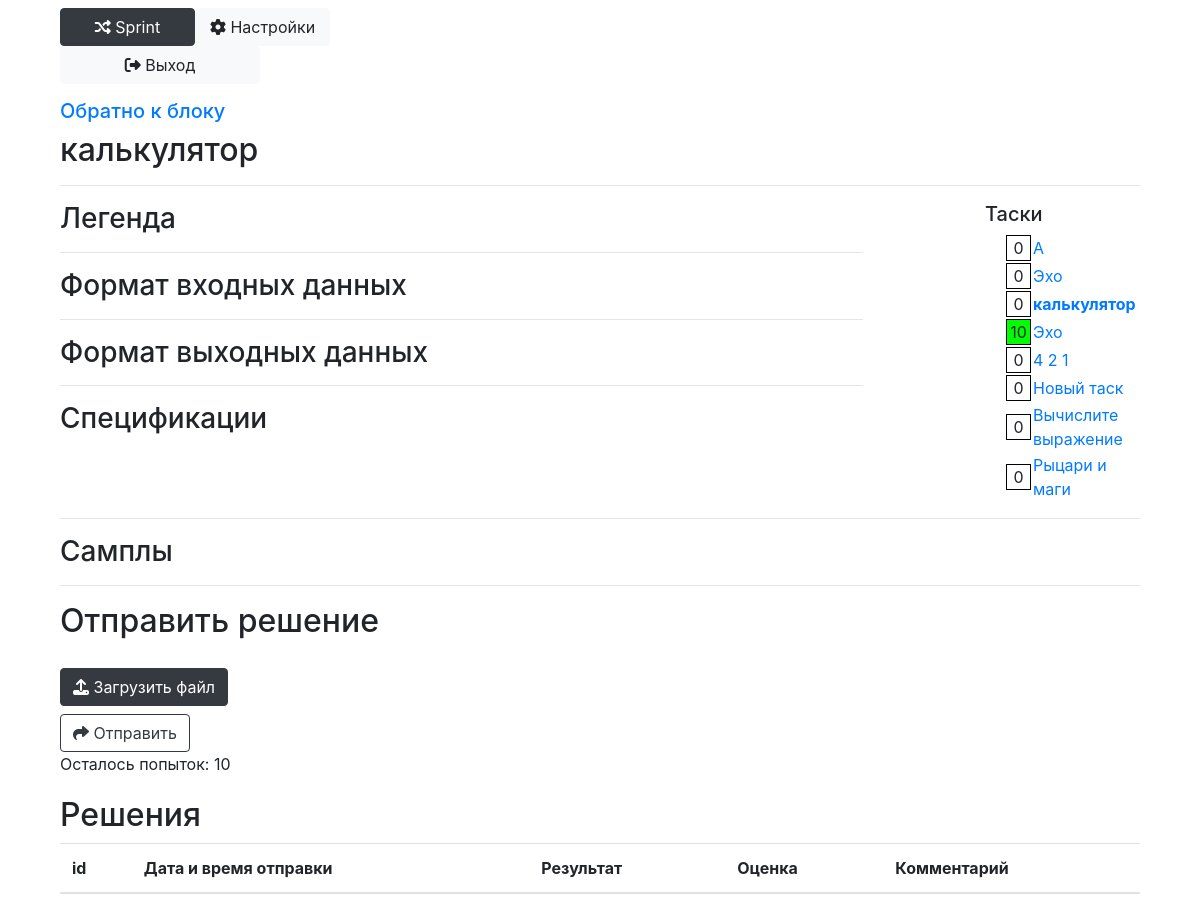
The page /task?id=11 (signed in) on the database its author committed.
### Main/models.py (models this page shows, shortened)
class Task(models.Model):
    name = models.TextField()
    block = models.ForeignKey(Block, on_delete=models.CASCADE)
    legend = models.TextField(default='')
    input = models.TextField(default='')
    output = models.TextField(default='')
    specifications = models.TextField(default='')
    time_limit = models.IntegerField(default=10000)
    weight = models.FloatField(default=1.0)
    max_mark = models.IntegerField(default=10)
    max_solutions_count = models.IntegerField(default=10)
    show_result = models.BooleanField(default=True)
    show_details = models.BooleanField(default=False)
    full_solution = models.BooleanField(default=False)
    mark_formula = models.TextField(default='None')
    priority = models.IntegerField(default=5)
    @property
    def samples(self):
        return [{
                'input': file,
                'output': file.answer
            } for file in ExtraFile.objects.filter(task=self, sample=True).order_by('filename')]

### Main/views.py (the view, shortened to what this page needs)
# urls.py: path('task', views.task),
def task(request):
    current_task = Task.objects.get(id=request.GET['id'])
    user = request.user
    if not check_permission_block(user, current_task.block):
        return HttpResponseRedirect('/main')
    can_send = can_send_solution(user, current_task)
    return render(request, 'task.html', context={'task': current_task,
                                                 'solutions': reversed(Solution.objects.filter(task=current_task, user=user)),
                                                 'can_send': can_send,
                                                 'can_edit': check_admin_on_course(request.user, current_task.block.course)})

### Main/context_processors.py (called while the page is built)
def attributes(request):
	return {
		'current_page': 'settings' if '/settings' == request.path else 'admin' if '/admin/' in request.path else 'main',
		'is_admin': check_admin(request.user)
	}

### Main/main.py (called while the page is built)
def check_login(user):
    return user.is_authenticated

def check_admin(user):
    if check_teacher(user):
        return True
    if not check_login(user):
        return False
    return len(Subscribe.objects.filter(user=user, is_assistant=True)) > 0

def check_teacher(user):
    return user.is_staff and check_login(user)

def courses_available(user):
    if user.is_superuser:
        return Course.objects.all()
    else:
        return [s.course for s in Subscribe.objects.filter(user=user)]

def blocks_available(user):
    courses = courses_available(user)
    blocks = {}
    is_admin = check_admin(user)
    for course in courses:
        if is_admin:
            blocks[course] = Block.objects.filter(
                course=course
            )
        else:
            blocks[course] = Block.objects.filter(
                opened=True,
                time_start__lte=timezone.now(),
                course=course
            )
    return blocks

def can_send_solution(user, task):
    if user.is_superuser:
        return True
    try:
        s = Subscribe.objects.get(course=task.block.course, user=user)
    except ObjectDoesNotExist:
        return False
    if s.is_assistant:
        return True
    return task.block.time_start <= timezone.now() <= task.block.time_end and task.max_solutions_count > len(Solution.objects.filter(user=user, task=task)) and task.block.opened

def check_permission_block(user, block):
    blocks = blocks_available(user)
    for course in blocks.keys():
        if block in blocks[course]:
            return True
    return False

def check_admin_on_course(user, course):
    if user.is_superuser:
        return True
    try:
        s = Subscribe.objects.get(user=user, course=course)
    except ObjectDoesNotExist:
        return False
    return s.is_assistant or user.is_staff

### Main/models.py (called while the page is built)
    @property
    def tasks(self):
        return Task.objects.filter(block=self)

### Main/templatetags/filters.py (called while the page is built)
@register.filter('mark_for_task')
def mark_for_task(task, user):
    try:
        return round(list(Solution.objects.filter(task=task, user=user, mark__isnull=False))[-1].mark * 10 / task.max_mark)
    except IndexError:
        return 0

@register.filter('marked')
def marked(mark):
    return mark != -1

### templates/task.html (shortened to what this page needs)
{% extends 'base.html' %}
{% load filters %}
{% block onload %}doPoll(){% endblock %}
{% block content %}
        <h5>
            <a href="/block?id={{ task.block.id }}">Обратно к блоку</a>
        </h5>
        <h2>
            {{ task.name }}
        </h2>
        <hr>
        <div class="row">
            <div class="col-9">
                <h3>Легенда</h3>
                <hr>
                <h3>Формат входных данных</h3>
                <hr>
                <h3>Формат выходных данных</h3>
                <hr>
                <h3>Спецификации</h3>
            </div>
            <div class="col"></div>
            <div class="col-2">
                <h5>Таски</h5>
                <table>
                {% for t in task.block.tasks %}
                    <tr>
                    {% with mark=t|mark_for_task:user %}
                        {% if mark|marked %}
                            <td>
                            <div style="margin-left: 20px; border: 1px solid black; background: {{ mark|mark_color }}; width: 25px; text-align: center;">
                                {{ mark }}
                            </div>
                            </td>
                        {% endif %}
                    {% endwith %}
                    <td>
                    <a href="/task?id={{ t.id }}">{% if t.id == task.id %}<b>{{ t.name }}</b>{% else %}{{ t.name }}{% endif %}</a><br>
                    </td>
                    </tr>
                {% endfor %}
                </table>
            </div>
        </div>
        <hr>
        <h3>Самплы</h3>
        <hr>
        {% if can_send or can_edit %}
            <h2>Отправить решение</h2>
            <form action="" method="POST" enctype="multipart/form-data">
                <label for="file-upload" class="btn btn-dark" style="margin-top: 20px;">
                    <i class="fa fa-upload"></i> Загрузить файл
                </label>
                <br><button type="submit" value="Отправить" class="btn btn-outline-dark"><i class="fa fa-share"></i> Отправить</button>
            </form>
        {% endif %}
        {% if not can_edit and can_send %}
        Осталось попыток: {{ user|last_attempts:task }}
        {% endif %}
        <h2 style="margin-top: 20px;">Решения</h2>
        <table class="table">
            <thead>
                <tr>
                    <th scope="col">id</th>
                    <th scope="col">Дата и время отправки</th>
                    <th scope="col">Результат</th>
                    <th scope="col">Оценка</th>
                    <th scope="col">Комментарий</th>
                </tr>
            </thead>
        </table>
{% endblock %}

### rows shown on the page
Task: name "калькулятор", mark "0", max_solutions_count+id "10"
Task: full_solution "0", name "A"
Task: mark "0", name "Эхо"
Task: mark "10", name "Эхо"
Task: mark "0", name "4 2 1"
Task: mark "0", name "Новый таск"
Task: mark "0", name "Вычислите выражение"
Task: mark "0", name "Рыцари и маги"
